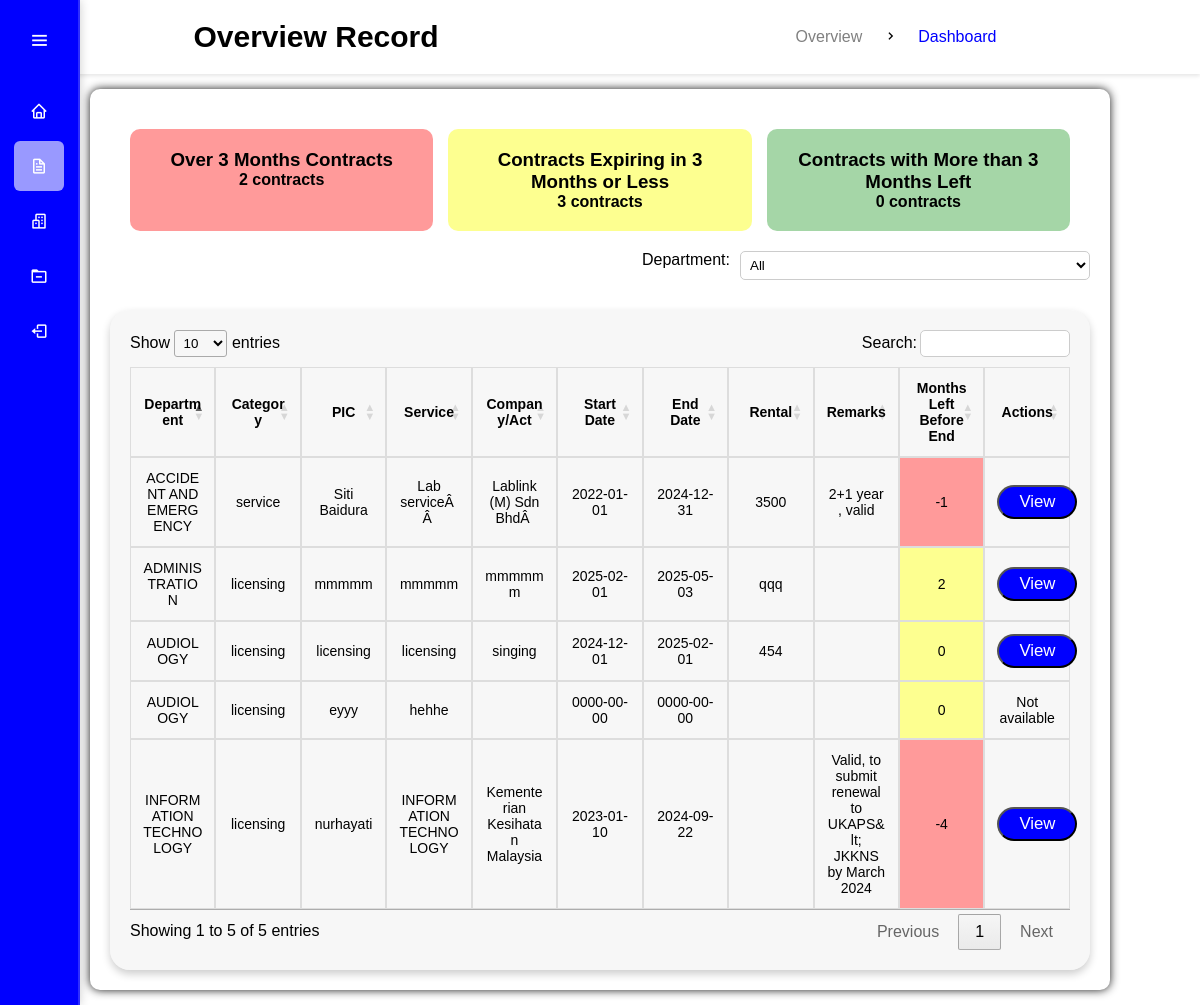
The page /dashboard.php (signed in) on the database its author committed.
### tables this page shows
CREATE TABLE IF NOT EXISTS `form` (
`id` int(11) NOT NULL,
  `category` varchar(50) NOT NULL,
  `pic` varchar(100) NOT NULL,
  `service` varchar(500) NOT NULL,
  `company` varchar(500) NOT NULL,
  `start` date NOT NULL,
  `endDate` date NOT NULL,
  `sqft` varchar(80) NOT NULL,
  `rent` varchar(80) NOT NULL,
  `remarks` varchar(500) NOT NULL,
  `filename` varchar(500) NOT NULL,
  `monthsLeft` int(100) NOT NULL,
  `department` varchar(100) NOT NULL,
  `upload_date` timestamp NOT NULL DEFAULT CURRENT_TIMESTAMP ON UPDATE CURRENT_TIMESTAMP
);

### dashboard.php (the view, shortened to what this page needs)
<?php
include 'dbconn.php';
$department = $_SESSION['department'];
$dpt = ["ACCIDENT AND EMERGENCY", "ACCOUNTS", "ADMINISTRATION", "AUDIOLOGY","BUSINESS DEVELOPMENT" ,"BUSINESS DEVELOPMENT/OFFICE" ,"BUSINESS OFFICE" ,"CLINICAL SERVICES & CLINICAL QUALITY" ,"CONSULTANT CLINIC" ,"CUSTOMER CARE & EXPERIENCE" ,"CUSTOMER SERVICE" ,"DIAGNOSTIC IMAGING SERVICES" ,"DIETARY" ,"ENDOSCOPY ROOM" ,"FINANCE" ,"HAEMODIALYSIS" ,"HEALTH INFORMATION MANAGEMENT SERVICES" ,"HEALTH SCREENING","HEALTHCARE ENGINEERING SERVICES","HUMAN RESOURCES MANAGEMENT","ICU/CCU/CICU","INFORMATION TECHNOLOGY","KLINIK WAQAF AN-NUR","KPJ WELLNESS SERVICES","MARKETING & CORPORATE COMMUNICATION","MARKETING DEPARTMENT","MATERNITY","MEDICAL OFFICER","MEDICAL RECORDS","MEDICAL WARD","NURSING ADMINISTRATION","OPERATION THEATRE","OPTOMETRIST","OUTSOURCE SERVICES","PAEDIATRIC WARD","PATIENT LIAISON SERVICES","PATIENT SERVICE","PHARMACY","PHYSIOTHERAPY","PREMIER WARD","PUBLIC RELATION DEPARTMENT","PUBLIC RELATIONS AND MARKETING","PURCHASING","QUALITY","RISK & COMPLIANCE SERVICES","SAFETY & HEALTH","SURGICAL WARD"];
$query = "SELECT
            SUM(CASE WHEN monthsLeft < 0 THEN 1 ELSE 0 END) AS over3MonthsCount,
            SUM(CASE WHEN monthsLeft >= 0 AND monthsLeft <= 3 THEN 1 ELSE 0 END) AS lower3MonthsCount,
            SUM(CASE WHEN monthsLeft > 3 THEN 1 ELSE 0 END) AS higher3MonthsCount
          FROM form";
$result = $connection->query($query);
$row = $result->fetch_assoc();
$over3MonthsCount = isset($row['over3MonthsCount']) ? $row['over3MonthsCount'] : 0;
$lower3MonthsCount = isset($row['lower3MonthsCount']) ? $row['lower3MonthsCount'] : 0;
$higher3MonthsCount = isset($row['higher3MonthsCount']) ? $row['higher3MonthsCount'] : 0;
?>
<!DOCTYPE html>
<html lang="en">
<head>
    <link rel="stylesheet" href="https://cdn.datatables.net/1.13.5/css/jquery.dataTables.min.css">
    <link href='https://cdn.jsdelivr.net/npm/boxicons@latest/css/boxicons.min.css' rel='stylesheet'>
    <link rel="stylesheet" href="style.css">
</head>
<body>
    <nav class="navbar">
    <div class="navdiv">
        <h2>Overview Record</h2>
        <ul class="breadcrumb">
            <li><a href="#">Overview</a></li>
            <li><i class='bx bx-chevron-right' style="color: black;"></i></li>
            <li><a class="active" href="home.php">Dashboard</a></li>
        </ul>
    </div>
</nav>
    <div class="wrapper">
    <div class="sidebar">
        <div class="logo-menu">
            <i class='bx bx-menu toggle-btn'></i>
        </div>
        <ul class="list">
            <li class="list-item">
                <a href="home.php">
                    <i class='bx bx-home'></i>
                </a>
            </li>
            <li class="list-item active">
                <a href="">
                    <i class='bx bx-file'></i>
                </a>
            </li>
            <li class="list-item">
                <a href="department.php">
                    <i class='bx bx-buildings'></i>
                </a>
            </li>
            <li class="list-item">
                <a href="terminate.php">
                    <i class='bx bx-folder-minus'></i>
                </a>
            </li>
            <li class="list-item">
                <a href="logout.php">
                    <i class='bx bx-log-out'></i>
                </a>
            </li>
        </ul>
    </div>
    <div class="card-container">
    <div class="over3months">
        <h3>Over 3 Months Contracts</h3>
        <p><?= $over3MonthsCount; ?> contracts</p>
    </div>
    <div class="lower3months">
        <h3>Contracts Expiring in 3 Months or Less</h3>
        <p><?= $lower3MonthsCount; ?> contracts</p>
    </div>
    <div class="higher3months">
        <h3>Contracts with More than 3 Months Left</h3>
        <p><?= $higher3MonthsCount; ?> contracts</p>
    </div>
</div>
    <div>
        <div class="filter-container">
            <label for="departmentFilter" style="color: black;">Department:</label>
            <select id="departmentFilter">
                <option value="">All</option>
                <?php foreach ($dpt as $department): ?>
                    <option value="<?php echo htmlspecialchars($department); ?>"><?php echo htmlspecialchars($department); ?></option>
                <?php endforeach; ?>
            </select>
        </div>
        <div class="center-table">
            <table id="example" class="table table-striped">
                <thead>
                    <tr>
                        <th>Department</th>
                        <th>Category</th>
                        <th>PIC</th>
                        <th>Service</th>
                        <th>Company/Act</th>
                        <th>Start Date</th>
                        <th>End Date</th>
                        <th>Rental</th>
                        <th>Remarks</th>
                        <th>Months Left Before End</th>
                        <th>Actions</th>
                    </tr>
                </thead>
                <tbody>
                    <?php
                    $stmt = $connection->prepare("SELECT department,category, pic, service, company, start, endDate, rent, remarks, monthsLeft,filename FROM form WHERE department = ?");
                    if (!$stmt->bind_param("i", $department)) {
                        die("Bind failed: " . $stmt->error);
                    }
                    if (!$stmt->execute()) {
                        die("Execution failed: " . $stmt->error);
                    }
                    $result = $stmt->get_result();
                    if ($result->num_rows > 0) {
                        while ($row = $result->fetch_assoc()) {
                            echo "<tr>";
                            echo "<td>" . htmlspecialchars($row["department"]) . "</td>";
                            echo "<td>" . htmlspecialchars($row["category"]) . "</td>";
                            echo "<td>" . htmlspecialchars($row["pic"]) . "</td>";
                            echo "<td>" . htmlspecialchars($row["service"]) . "</td>";
                            echo "<td>" . htmlspecialchars($row["company"]) . "</td>";
                            echo "<td>" . htmlspecialchars($row["start"]) . "</td>";
                            echo "<td>" . htmlspecialchars($row["endDate"]) . "</td>";
                            echo "<td>" . htmlspecialchars($row["rent"]) . "</td>";
                            echo "<td>" . htmlspecialchars($row["remarks"]) . "</td>";
                            echo "<td>" . htmlspecialchars($row["monthsLeft"]) . "</td>";
                            if (!empty($row['filename'])) {
                                echo "<td><form action='view1.php' method='get'>
                                <input type='hidden' name='filename' value='" . htmlspecialchars($row['filename']) . "'>
                                <button type='submit' class='btn'>View</button>
                              </form></td>";
                            } else {
                                echo "<td>Not available</td>";
                            }
                            echo "</tr>";
                        }
                    }
                    ?>
                </tbody>
            </table>
        </div>
    </div>
    </div>
</body>
</html>

### style.css (style rules this page uses)
* { margin: 0; padding: 0; box-sizing: border-box; font-family: 'Poppins', sans-serif; }
body { min-height: 100vh; display: flex; flex-direction: column; background-size: cover; background-position: center; color: white; }
.sidebar { position: fixed; top: 0; left: 0; width: 80px; height: 100%; background-color: blue; backdrop-filter: blur(50px); border-right: 2px solid rgba(225, 225, 255, 0.2); box-shadow: 0 0 10px rgba(0, 0, 0, 0.2); padding: 6px 14px; transition: width 0.5s ease; z-index: 10; }
.sidebar .logo-menu { display: flex; align-items: center; width: 100%; height: 70px; }
.sidebar .logo-menu .toggle-btn { position: absolute; top: 20px; left: 25%; width: 40px; height: 40px; font-size: 22px; color: white; text-align: center; line-height: 40px; cursor: pointer; transition: 0.5s; z-index: 100; }
.sidebar .list { margin-top: 10px; }
.sidebar .list .list-item { list-style: none; width: 100%; height: 50px; margin: 5px 0; line-height: 50px; }
.sidebar .list .list-item a { display: flex; align-items: center; font-size: 18px; color: white; text-decoration: none; border-radius: 6px; transition: background 0.5s; }
.sidebar .list .list-item.active a, .sidebar .list .list-item a:hover { background: rgba(255, 255, 255, 0.6); }
.sidebar .list .list-item a i { min-width: 50px; height: 50px; text-align: center; line-height: 50px; }
.center-table { display: flex; justify-content: center; background-color: rgba(240, 240, 240, 0.5); color: black; margin-top: 30px; border-radius: 20px; padding: 20px; box-shadow: 0 4px 8px rgba(0, 0, 0, 0.2); overflow-x: visible; }
#example { width: 100%; padding-top: 10px; color: black; table-layout: fixed; }
#example th, #example td { border: 1px solid #ddd; text-align: center; overflow-wrap: break-word; word-wrap: break-word; padding: 12px; font-size: 14px; }
.lower3months { background-color: #FDFF90; }
.higher3months { background-color: #9EFBA8; }
.over3months { background-color: #FF9A9A; }
.btn { background: blue; color: white; font-size: 1.2em; padding: 5px 20px; text-decoration: none; border-radius: 20px; }
.filter-container { display: flex; justify-content: flex-end ; }
#departmentFilter { margin-left: 10px; padding: 5px; border: 1px solid #ccc; border-radius: 5px; background-color: white; color: black; }
.wrapper { display: flex; margin: 15px auto; flex-direction: column; align-items: center; width: 85%; padding: 20px; background: white; border-radius: 10px; box-shadow: 0 0 10px rgba(0, 0, 0, 0.9); }
h3 { color:black; text-align: center; width: 100%; }
.navbar { background: white; padding: 20px; box-shadow: 0 2px 4px rgba(0, 0, 0, 0.1); }
.navbar .navdiv { display: flex; justify-content: space-around; align-items: center; }
.navbar .navdiv h2 { font-size: 30px; font-weight: 600; color: black; margin: 0; }
.navbar .navdiv .breadcrumb { display: flex; align-items: center; list-style: none; padding: 0; }
.navbar .navdiv .breadcrumb li { margin: 0 10px; color: grey; }
.navbar .navdiv .breadcrumb li a { text-decoration: none; color: grey; }
.navbar .navdiv .breadcrumb li a.active { color: blue; }

### dashboard.php (style rules this page uses)
.card-container { display: flex; justify-content: space-between; gap: 15px; padding: 20px; }
.card-container div { flex: 1; padding: 20px; border-radius: 10px; text-align: center; font-weight: bold; }
.over3months { background-color: #FF9A9A; color: black; }
.lower3months { background-color: #FDFF90; color: black; }
.higher3months { background-color: #A5D6A7; color: black; }

### rows shown on the page
form: department "INFORMATION TECHNOLOGY", category "licensing", pic "nurhayati", service "INFORMATION TECHNOLOGY", company "Kementerian Kesihatan Malaysia", start "2023-01-10", endDate "2024-09-22", remarks "Valid, to submit renewal to UKAPS&lt; JKKNS by March 2024", monthsLeft "-4"
form: department "ACCIDENT AND EMERGENCY", category "service", pic "Siti Baidura", service "Lab serviceÂ Â", company "Lablink (M) Sdn BhdÂ", start "2022-01-01", endDate "2024-12-31", rent "3500", remarks "2+1 year , valid", monthsLeft "-1"
form: department "AUDIOLOGY", category "licensing", pic "licensing", service "licensing", company "singing", start "2024-12-01", endDate "2025-02-01", rent "454", monthsLeft "0"
form: department "AUDIOLOGY", category "licensing", pic "eyyy", service "hehhe", start "0000-00-00", endDate "0000-00-00", monthsLeft "0", filename "Not available"
form: department "ADMINISTRATION", category "licensing", pic "mmmmm", service "mmmmm", company "mmmmmm", start "2025-02-01", endDate "2025-05-03", rent "qqq", monthsLeft "2"

### other values the page prints
$over3MonthsCount "2"
$lower3MonthsCount "3"
$higher3MonthsCount "0"
